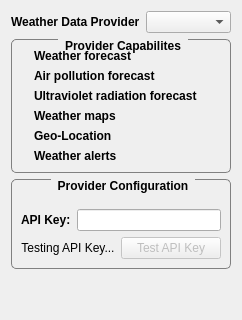
     <widget class="QWidget" name="tab_6">
      <attribute name="title">
       <string>Provider</string>
      </attribute>
      <layout class="QVBoxLayout" name="verticalLayout_4" stretch="0,0,0,1">
       <item>
        <layout class="QHBoxLayout" name="horizontalLayout_3">
         <item>
          <widget class="QLabel" name="label_4">
           <property name="font">
            <font>
             <weight>75</weight>
             <bold>true</bold>
            </font>
           </property>
           <property name="toolTip">
            <string>Selected weather data provider.</string>
           </property>
           <property name="statusTip">
            <string>Selected weather data provider.</string>
           </property>
           <property name="text">
            <string>Weather Data Provider</string>
           </property>
          </widget>
         </item>
         <item>
          <widget class="QComboBox" name="m_providerComboBox">
           <property name="toolTip">
            <string>Selected weather data provider.</string>
           </property>
           <property name="statusTip">
            <string>Selected weather data provider.</string>
           </property>
          </widget>
         </item>
        </layout>
       </item>
       <item>
        <widget class="QGroupBox" name="groupBox">
         <property name="font">
          <font>
           <weight>75</weight>
           <bold>true</bold>
          </font>
         </property>
         <property name="toolTip">
          <string>Capabilities of the current weather data provider.</string>
         </property>
         <property name="statusTip">
          <string>Capabilities of the current weather data provider.</string>
         </property>
         <property name="styleSheet">
          <string notr="true">QGroupBox {
    border: 1px solid gray;
    border-radius: 5px;
    margin-top: 2ex;
}

QGroupBox::title {
    subcontrol-origin: margin;
    subcontrol-position: top center; /* position at the top center */
    padding: 0px 5px;
}</string>
         </property>
         <property name="title">
          <string>Provider Capabilites</string>
         </property>
         <layout class="QFormLayout" name="formLayout">
          <property name="fieldGrowthPolicy">
           <enum>QFormLayout::AllNonFixedFieldsGrow</enum>
          </property>
          <item row="0" column="0">
           <widget class="QLabel" name="m_weatherCheck">
            <property name="maximumSize">
             <size>
              <width>16</width>
              <height>16</height>
             </size>
            </property>
            <property name="font">
             <font>
              <weight>75</weight>
              <bold>true</bold>
             </font>
            </property>
            <property name="text">
             <string/>
            </property>
            <property name="pixmap">
             <pixmap resource="../rsc/resources.qrc">:/TrayWeather/no-cross.svg</pixmap>
            </property>
            <property name="scaledContents">
             <bool>true</bool>
            </property>
           </widget>
          </item>
          <item row="0" column="1">
           <widget class="QLabel" name="m_forecastLabel">
            <property name="font">
             <font>
              <weight>75</weight>
              <bold>true</bold>
             </font>
            </property>
            <property name="text">
             <string>Weather forecast</string>
            </property>
           </widget>
          </item>
          <item row="1" column="0">
           <widget class="QLabel" name="m_pollutionCheck">
            <property name="maximumSize">
             <size>
              <width>16</width>
              <height>16</height>
             </size>
            </property>
            <property name="font">
             <font>
              <weight>75</weight>
              <bold>true</bold>
             </font>
            </property>
            <property name="text">
             <string/>
            </property>
            <property name="pixmap">
             <pixmap resource="../rsc/resources.qrc">:/TrayWeather/no-cross.svg</pixmap>
            </property>
            <property name="scaledContents">
             <bool>true</bool>
            </property>
           </widget>
          </item>
          <item row="2" column="0">
           <widget class="QLabel" name="m_uvCheck">
            <property name="maximumSize">
             <size>
              <width>16</width>
              <height>16</height>
             </size>
            </property>
            <property name="font">
             <font>
              <weight>75</weight>
              <bold>true</bold>
             </font>
            </property>
            <property name="text">
             <string/>
            </property>
            <property name="pixmap">
             <pixmap resource="../rsc/resources.qrc">:/TrayWeather/no-cross.svg</pixmap>
            </property>
            <property name="scaledContents">
             <bool>true</bool>
            </property>
           </widget>
          </item>
          <item row="3" column="0">
           <widget class="QLabel" name="m_mapsCheck">
            <property name="maximumSize">
             <size>
              <width>16</width>
              <height>16</height>
             </size>
            </property>
            <property name="font">
             <font>
              <weight>75</weight>
              <bold>true</bold>
             </font>
            </property>
            <property name="text">
             <string/>
            </property>
            <property name="pixmap">
             <pixmap resource="../rsc/resources.qrc">:/TrayWeather/no-cross.svg</pixmap>
            </property>
            <property name="scaledContents">
             <bool>true</bool>
            </property>
           </widget>
          </item>
          <item row="1" column="1">
           <widget class="QLabel" name="label_40">
            <property name="font">
             <font>
              <weight>75</weight>
              <bold>true</bold>
             </font>
            </property>
            <property name="text">
             <string>Air pollution forecast</string>
            </property>
           </widget>
          </item>
          <item row="2" column="1">
           <widget class="QLabel" name="label_41">
            <property name="font">
             <font>
              <weight>75</weight>
              <bold>true</bold>
             </font>
            </property>
            <property name="text">
             <string>Ultraviolet radiation forecast</string>
            </property>
           </widget>
          </item>
          <item row="3" column="1">
           <widget class="QLabel" name="label_42">
            <property name="font">
             <font>
              <weight>75</weight>
              <bold>true</bold>
             </font>
            </property>
            <property name="text">
             <string>Weather maps</string>
            </property>
           </widget>
          </item>
          <item row="4" column="1">
           <widget class="QLabel" name="label_6">
            <property name="font">
             <font>
              <weight>75</weight>
              <bold>true</bold>
             </font>
            </property>
            <property name="text">
             <string>Geo-Location</string>
            </property>
           </widget>
          </item>
          <item row="4" column="0">
           <widget class="QLabel" name="m_locationCheck">
            <property name="maximumSize">
             <size>
              <width>16</width>
              <height>16</height>
             </size>
            </property>
            <property name="text">
             <string/>
            </property>
            <property name="pixmap">
             <pixmap resource="../rsc/resources.qrc">:/TrayWeather/no-cross.svg</pixmap>
            </property>
            <property name="scaledContents">
             <bool>true</bool>
            </property>
           </widget>
          </item>
          <item row="5" column="0">
           <widget class="QLabel" name="m_alertsCheck">
            <property name="maximumSize">
             <size>
              <width>16</width>
              <height>16</height>
             </size>
            </property>
            <property name="text">
             <string/>
            </property>
            <property name="pixmap">
             <pixmap resource="../rsc/resources.qrc">:/TrayWeather/no-cross.svg</pixmap>
            </property>
            <property name="scaledContents">
             <bool>true</bool>
            </property>
           </widget>
          </item>
          <item row="5" column="1">
           <widget class="QLabel" name="label_10">
            <property name="font">
             <font>
              <weight>75</weight>
              <bold>true</bold>
             </font>
            </property>
            <property name="text">
             <string>Weather alerts</string>
            </property>
           </widget>
          </item>
         </layout>
        </widget>
       </item>
       <item>
        <widget class="QGroupBox" name="m_keyBox">
         <property name="sizePolicy">
          <sizepolicy hsizetype="Preferred" vsizetype="MinimumExpanding">
           <horstretch>0</horstretch>
           <verstretch>0</verstretch>
          </sizepolicy>
         </property>
         <property name="font">
          <font>
           <weight>75</weight>
           <bold>true</bold>
          </font>
         </property>
         <property name="toolTip">
          <string>Configuration needed for the current weather provider.</string>
         </property>
         <property name="statusTip">
          <string>Configuration needed for the current weather provider.</string>
         </property>
         <property name="styleSheet">
          <string notr="true">QGroupBox {
    border: 1px solid gray;
    border-radius: 5px;
    margin-top: 2ex;
}

QGroupBox::title {
    subcontrol-origin: margin;
    subcontrol-position: top center; /* position at the top center */
    padding: 0px 5px;
}</string>
         </property>
         <property name="title">
          <string>Provider Configuration</string>
         </property>
         <layout class="QVBoxLayout" name="verticalLayout_10">
          <item>
           <widget class="QLabel" name="m_providerConfigText">
            <property name="text">
             <string notr="true"/>
            </property>
            <property name="textFormat">
             <enum>Qt::RichText</enum>
            </property>
            <property name="alignment">
             <set>Qt::AlignJustify|Qt::AlignVCenter</set>
            </property>
            <property name="wordWrap">
             <bool>true</bool>
            </property>
            <property name="openExternalLinks">
             <bool>true</bool>
            </property>
           </widget>
          </item>
          <item>
           <layout class="QHBoxLayout" name="horizontalLayout_4">
            <item>
             <widget class="QLabel" name="label_35">
              <property name="font">
               <font>
                <weight>75</weight>
                <bold>true</bold>
               </font>
              </property>
              <property name="text">
               <string>API Key:</string>
              </property>
             </widget>
            </item>
            <item>
             <widget class="QLineEdit" name="m_apikey">
              <property name="toolTip">
               <string>Provider API key.</string>
              </property>
              <property name="statusTip">
               <string>Provider API key.</string>
              </property>
              <property name="alignment">
               <set>Qt::AlignCenter</set>
              </property>
             </widget>
            </item>
           </layout>
          </item>
          <item>
           <layout class="QHBoxLayout" name="horizontalLayout_6" stretch="1,0">
            <property name="topMargin">
             <number>0</number>
            </property>
            <item>
             <widget class="QLabel" name="m_testLabel">
              <property name="text">
               <string>Testing API Key...</string>
              </property>
              <property name="alignment">
               <set>Qt::AlignCenter</set>
              </property>
             </widget>
            </item>
            <item>
             <widget class="QPushButton" name="m_apiTest">
              <property name="enabled">
               <bool>false</bool>
              </property>
              <property name="minimumSize">
               <size>
                <width>100</width>
                <height>0</height>
               </size>
              </property>
              <property name="toolTip">
               <string>Tests the API key.</string>
              </property>
              <property name="statusTip">
               <string>Tests the API key.</string>
              </property>
              <property name="text">
               <string>Test API Key</string>
              </property>
             </widget>
            </item>
           </layout>
          </item>
         </layout>
        </widget>
       </item>
       <item>
        <spacer name="verticalSpacer_2">
         <property name="orientation">
          <enum>Qt::Vertical</enum>
         </property>
         <property name="sizeHint" stdset="0">
          <size>
           <width>20</width>
           <height>40</height>
          </size>
         </property>
        </spacer>
       </item>
      </layout>
     </widget>
